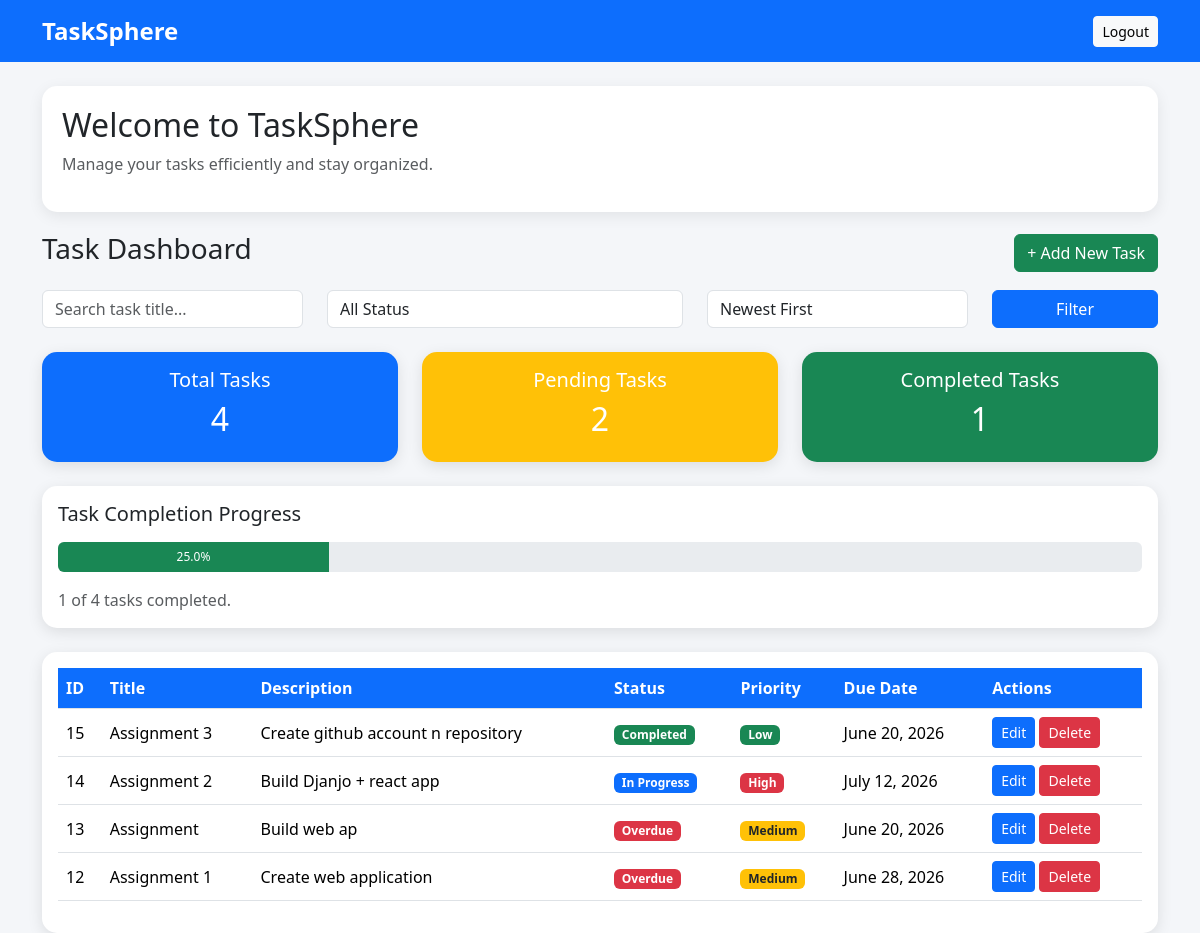
The page /dashboard/ (signed in) on the database its author committed.
### accounts/models.py (models this page shows, shortened)
class Task(models.Model):
    user = models.ForeignKey(
        User,
        on_delete=models.CASCADE,
        null=True,
        blank=True
    )
    title = models.CharField(max_length=200)
    description = models.TextField()
    status = models.CharField(
        max_length=50,
        default="Pending"
    )
    priority = models.CharField(
        max_length=20,
        default="Medium"
    )
    due_date = models.DateField(
        null=True,
        blank=True
    )

### accounts/views.py (the view)
# urls.py: path('dashboard/', views.dashboard_view, name='dashboard'),
@login_required
def dashboard_view(request):
    tasks = Task.objects.filter(user=request.user)
    search = request.GET.get('search')
    status = request.GET.get('status')
    sort = request.GET.get('sort')
    if search:
        tasks = tasks.filter(title__icontains=search)
    if status:
        tasks = tasks.filter(status=status)
    if sort == "due_date":
        tasks = tasks.order_by("due_date")
    elif sort == "priority":
        tasks = tasks.order_by("priority")
    else:
        tasks = tasks.order_by("-id")
    total_tasks = tasks.count()
    pending_tasks = tasks.filter(status="Pending").count()
    completed_tasks = tasks.filter(status="Completed").count()
    completion_percentage = (
        (completed_tasks / total_tasks) * 100 if total_tasks > 0 else 0
    )
    today = date.today()
    for task in tasks:
        task.is_overdue = False
        if task.due_date and task.status != "Completed":
            try:
                task.is_overdue = task.due_date < today
            except:
                task.is_overdue = False
    return render(request, "accounts/dashboard.html", {
        "tasks": tasks,
        "total_tasks": total_tasks,
        "pending_tasks": pending_tasks,
        "completed_tasks": completed_tasks,
        "completion_percentage": completion_percentage,
    })

### accounts/templates/accounts/dashboard.html (shortened to what this page needs)
<!DOCTYPE html>
<html lang="en">
<head>
    <link href="https://cdn.jsdelivr.net/npm/bootstrap@5.3.3/dist/css/bootstrap.min.css" rel="stylesheet">
</head>
<body>
<nav class="navbar navbar-expand-lg navbar-dark bg-primary">
    <div class="container">
        <div class="d-flex justify-content-between align-items-center w-100">
            <span class="navbar-brand">TaskSphere</span>
            <a href="/logout/" class="btn btn-light btn-sm">Logout</a>
        </div>
    </div>
</nav>
<div class="container mt-4">
    <div class="welcome-box">
        <h2>Welcome to TaskSphere</h2>
        <p class="text-muted">Manage your tasks efficiently and stay organized.</p>
    </div>
    <div class="d-flex justify-content-between align-items-center mb-3">
        <h3>Task Dashboard</h3>
        <a href="/add-task/" class="btn btn-success">+ Add New Task</a>
    </div>
    <form method="GET" class="mb-4">
        <div class="row">
            <div class="col-md-3">
                <input type="text" name="search" class="form-control" placeholder="Search task title...">
            </div>
            <div class="col-md-4">
                <select name="status" class="form-control">
                    <option value="">All Status</option>
                </select>
            </div>
            <div class="col-md-3">
                <select name="sort" class="form-control">
                    <option value="">Newest First</option>
                </select>
            </div>
            <div class="col-md-2">
                <button type="submit" class="btn btn-primary w-100">Filter</button>
            </div>
        </div>
    </form>
    <div class="row mb-4">
        <div class="col-md-4">
            <div class="card text-white bg-primary dashboard-card">
                <div class="card-body text-center">
                    <h5>Total Tasks</h5>
                    <h2>{{ total_tasks }}</h2>
                </div>
            </div>
        </div>
        <div class="col-md-4">
            <div class="card text-white bg-warning dashboard-card">
                <div class="card-body text-center">
                    <h5>Pending Tasks</h5>
                    <h2>{{ pending_tasks }}</h2>
                </div>
            </div>
        </div>
        <div class="col-md-4">
            <div class="card text-white bg-success dashboard-card">
                <div class="card-body text-center">
                    <h5>Completed Tasks</h5>
                    <h2>{{ completed_tasks }}</h2>
                </div>
            </div>
        </div>
    </div>
    <div class="card dashboard-card mb-4">
        <div class="card-body">
            <h5 class="mb-3">Task Completion Progress</h5>
            <div class="progress" style="height:30px;">
                <div
                    class="progress-bar bg-success"
                    role="progressbar"
                    style="width: {{ completion_percentage|default:0 }}%;"
                    aria-valuenow="{{ completion_percentage|default:0 }}"
                    aria-valuemin="0"
                    aria-valuemax="100"
                >
                    {{ completion_percentage|default:0 }}%
                </div>
            </div>
            <p class="mt-3 mb-0 text-muted">
                {{ completed_tasks }} of {{ total_tasks }} tasks completed.
            </p>
        </div>
    </div>
    <div class="card dashboard-card">
        <div class="card-body">
            <table class="table table-hover align-middle">
                <thead>
                    <tr>
                        <th>ID</th>
                        <th>Title</th>
                        <th>Description</th>
                        <th>Status</th>
                        <th>Priority</th>
                        <th>Due Date</th>
                        <th>Actions</th>
                    </tr>
                </thead>
                <tbody>
                {% for task in tasks %}
                    <tr>
                        <td>{{ task.id }}</td>
                        <td>{{ task.title }}</td>
                        <td>{{ task.description }}</td>
                       <td>
    {% if task.is_overdue %}
        <span class="badge bg-danger">Overdue</span>
    {% elif task.status == "Completed" %}
        <span class="badge bg-success">Completed</span>
    {% elif task.status == "In Progress" %}
        <span class="badge bg-primary">In Progress</span>
    {% else %}
        <span class="badge bg-warning text-dark">Pending</span>
    {% endif %}
</td>
                        <td>
                            {% if task.priority == "High" %}
                                <span class="badge bg-danger">High</span>
                            {% elif task.priority == "Medium" %}
                                <span class="badge bg-warning text-dark">Medium</span>
                            {% else %}
                                <span class="badge bg-success">Low</span>
                            {% endif %}
                        </td>
                        <td>{{ task.due_date }}</td>
                        <td>
    <a href="/edit-task/{{ task.id }}/" class="btn btn-sm btn-primary">
        Edit
    </a>
    <a href="/delete-task/{{ task.id }}/" class="btn btn-sm btn-danger"
       onclick="return confirm('Are you sure you want to delete this task?');">
        Delete
    </a>
</td>
                    </tr>
                {% empty %}
                    <tr>
                        <td colspan="7" class="text-center">No tasks available.</td>
                    </tr>
                {% endfor %}
                </tbody>
            </table>
        </div>
    </div>
</div>
</body>
</html>

### accounts/templates/accounts/dashboard.html (style rules this page uses)
body { background-color: #f4f6f9; }
.navbar-brand { font-weight: bold; font-size: 24px; }
.dashboard-card { border: none; border-radius: 15px; box-shadow: 0 4px 15px rgba(0, 0, 0, 0.1); }
.table th { background-color: #0d6efd; color: white; }
.welcome-box { background: white; padding: 20px; border-radius: 15px; margin-bottom: 20px; box-shadow: 0 4px 15px rgba(0, 0, 0, 0.08); }

### rows shown on the page
Task: id "15", title "Assignment 3", description "Create github account n repository", status "Completed", priority "Low", due_date "June 20, 2026"
Task: id "14", title "Assignment 2", description "Build Djanjo + react app", status "In Progress", priority "High", due_date "July 12, 2026"
Task: id "13", title "Assignment", description "Build web ap", shows "Overdue", priority "Medium", due_date "June 20, 2026"
Task: id "12", title "Assignment 1", description "Create web application", shows "Overdue", priority "Medium", due_date "June 28, 2026"

### other values the page prints
{{ total_tasks }} "4"
{{ pending_tasks }} "2"
{{ completed_tasks }} "1"
{{ completion_percentage|default:0 }} "25.0"
